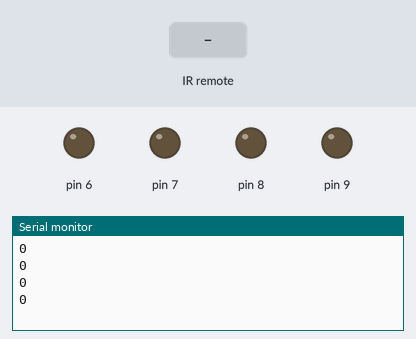
Bench run of a sketch on a simulated Arduino Uno, built with avr-gcc and run on an emulated ATmega328P. On the bench: output pins drawn as LEDs (lit = HIGH), the last lines printed to the serial monitor. The inputs (shaded band) are chosen by the test bench.

Above: at 1.2 s.
1.3 s: infrared code 0x511DBB received
At 1.71 s:
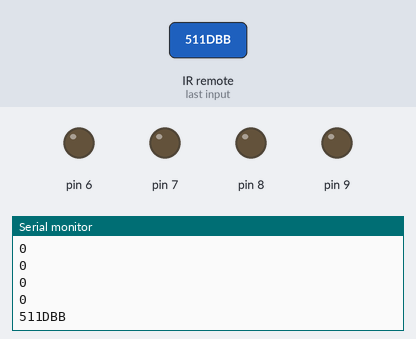
3.6 s: infrared code 0xA3C8EDDB received
At 3.82 s:
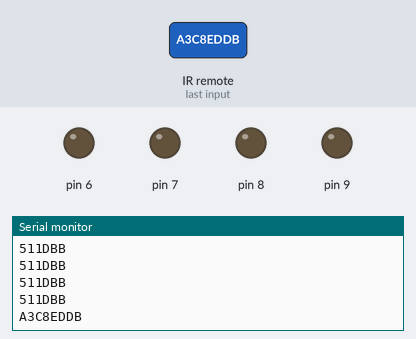
5.7 s: infrared code 0x20FE4DBB received
At 5.92 s:
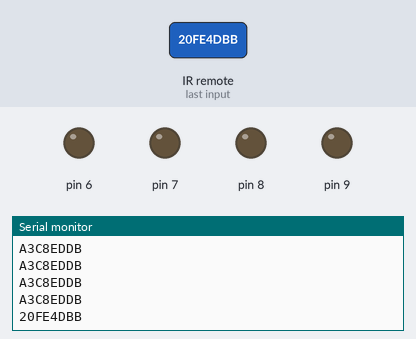

Measured:
- after the input at 1.3 s, the serial monitor: prints a new line after 0.20 s (image 1)
- after the input at 3.6 s, the serial monitor: prints a new line at once (image 2)
- after the input at 5.7 s, the serial monitor: prints a new line at once (image 3)

The sketch:

20191007_homework_if.ino
```cpp
#include <boarddefs.h>
#include <IRremote.h>
#include <IRremoteInt.h>
#include <ir_Lego_PF_BitStreamEncoder.h>

int data = 3;
IRrecv irrecv(data); //적외선 수신기 초기화
decode_results results; //수신 데이터 = result

void setup() {
   pinMode (6, OUTPUT); //왼쪽 +
   pinMode (7, OUTPUT); //왼쪽 -
   pinMode (8, OUTPUT); //오른쪽 +
   pinMode (9, OUTPUT); //오른쪽 -
   Serial.begin(9600); // 시리얼 통신 속도 115200로 설정
   irrecv.enableIRIn(); // 적외선 수신기 시작하기
}

void loop()
{
  if(irrecv.decode(&results) == 0x511DBB)
  {
    digitalWrite (6, HIGH); // 전진
    digitalWrite (7, LOW);
    digitalWrite (8, HIGH);
    digitalWrite (9, LOW);
    Serial.println(results.value, HEX);
  }

  else if(irrecv.decode(&results) == 0xA3C8EDDB)
  {
    digitalWrite (6, LOW); //  후진
    digitalWrite (7, HIGH);
    digitalWrite (8, LOW);
    digitalWrite (9, HIGH);
    Serial.println(results.value, HEX);
  }

  else if(irrecv.decode(&results) == 0x20FE4DBB)
  {
    digitalWrite (6, LOW);//   오른쪽
    digitalWrite (7, LOW);
    digitalWrite (8, HIGH);
    digitalWrite (9, LOW);
    Serial.println(results.value, HEX);
  }


  else if(irrecv.decode(&results) == 0x52A3D41F)
  {
    digitalWrite (6, HIGH);// 왼쪽
    digitalWrite (7, LOW);
    digitalWrite (8, LOW);
    digitalWrite (9, LOW);
    Serial.println(results.value, HEX);
  }

  else if(irrecv.decode(&results) == 0xD7E84B1B)
  {
    digitalWrite (6, LOW);//   정지
    digitalWrite (7, LOW);
    digitalWrite (8, LOW);
    digitalWrite (9, LOW);
    Serial.println(results.value, HEX);
  }

  else
  {
    Serial.println (results.value, HEX);
  }
  irrecv.resume(); //다음 신호를 받을 준비를 한다.
  delay(300);

}
```
